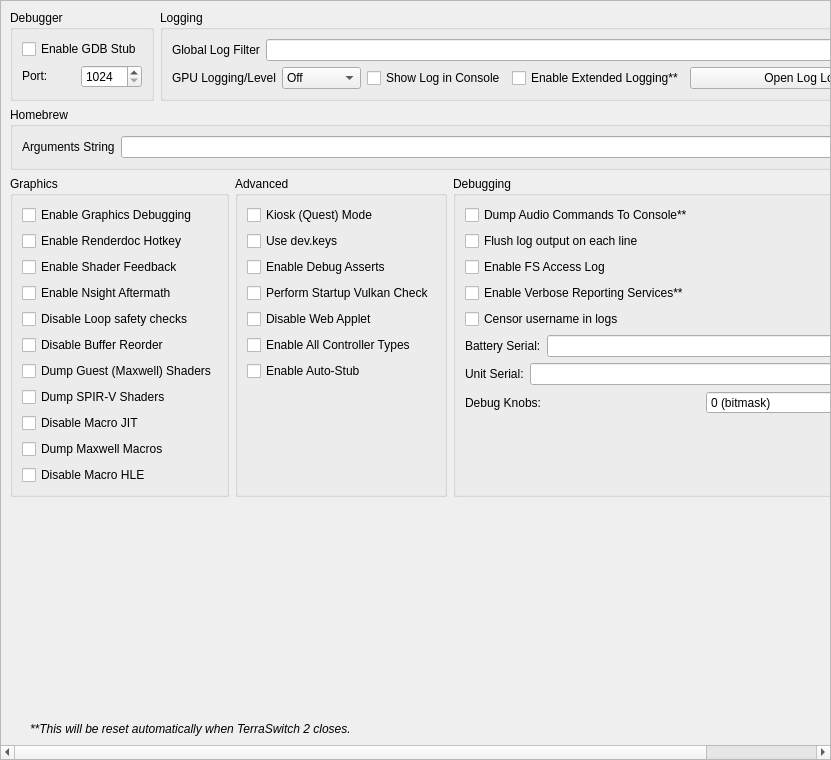
<?xml version="1.0" encoding="UTF-8"?>
<ui version="4.0">
 <class>ConfigureDebug</class>
 <widget class="QScrollArea" name="ConfigureDebug">
  <property name="geometry">
   <rect>
    <x>0</x>
    <y>0</y>
    <width>831</width>
    <height>760</height>
   </rect>
  </property>
  <property name="widgetResizable">
   <bool>true</bool>
  </property>
  <widget class="QWidget" name="widget">
   <property name="geometry">
    <rect>
     <x>0</x>
     <y>0</y>
     <width>829</width>
     <height>758</height>
    </rect>
   </property>
   <layout class="QVBoxLayout" name="verticalLayout_1">
    <item>
     <layout class="QHBoxLayout" name="horizontalLayout">
      <property name="topMargin">
       <number>0</number>
      </property>
      <item>
       <widget class="QGroupBox" name="groupBox">
        <property name="sizePolicy">
         <sizepolicy hsizetype="Preferred" vsizetype="Preferred">
          <horstretch>0</horstretch>
          <verstretch>0</verstretch>
         </sizepolicy>
        </property>
        <property name="title">
         <string>Debugger</string>
        </property>
        <property name="alignment">
         <set>Qt::AlignmentFlag::AlignLeading|Qt::AlignmentFlag::AlignLeft|Qt::AlignmentFlag::AlignTop</set>
        </property>
        <property name="flat">
         <bool>false</bool>
        </property>
        <property name="checkable">
         <bool>false</bool>
        </property>
        <layout class="QVBoxLayout" name="verticalLayout_3">
         <item>
          <widget class="QWidget" name="debug_widget" native="true">
           <property name="sizePolicy">
            <sizepolicy hsizetype="Preferred" vsizetype="Maximum">
             <horstretch>0</horstretch>
             <verstretch>0</verstretch>
            </sizepolicy>
           </property>
           <layout class="QVBoxLayout" name="verticalLayout">
            <property name="sizeConstraint">
             <enum>QLayout::SizeConstraint::SetDefaultConstraint</enum>
            </property>
            <property name="leftMargin">
             <number>0</number>
            </property>
            <property name="topMargin">
             <number>0</number>
            </property>
            <property name="rightMargin">
             <number>0</number>
            </property>
            <property name="bottomMargin">
             <number>0</number>
            </property>
            <item>
             <widget class="QCheckBox" name="toggle_gdbstub">
              <property name="sizePolicy">
               <sizepolicy hsizetype="Maximum" vsizetype="Maximum">
                <horstretch>0</horstretch>
                <verstretch>0</verstretch>
               </sizepolicy>
              </property>
              <property name="text">
               <string>Enable GDB Stub</string>
              </property>
             </widget>
            </item>
            <item>
             <widget class="QWidget" name="horizontalWidget_3" native="true">
              <property name="sizePolicy">
               <sizepolicy hsizetype="Preferred" vsizetype="Maximum">
                <horstretch>0</horstretch>
                <verstretch>0</verstretch>
               </sizepolicy>
              </property>
              <layout class="QHBoxLayout" name="horizontalLayout_3">
               <property name="leftMargin">
                <number>0</number>
               </property>
               <property name="topMargin">
                <number>0</number>
               </property>
               <property name="rightMargin">
                <number>0</number>
               </property>
               <property name="bottomMargin">
                <number>0</number>
               </property>
               <item>
                <widget class="QLabel" name="label_11">
                 <property name="sizePolicy">
                  <sizepolicy hsizetype="Minimum" vsizetype="Maximum">
                   <horstretch>0</horstretch>
                   <verstretch>0</verstretch>
                  </sizepolicy>
                 </property>
                 <property name="text">
                  <string>Port:</string>
                 </property>
                </widget>
               </item>
               <item>
                <widget class="QSpinBox" name="gdbport_spinbox">
                 <property name="sizePolicy">
                  <sizepolicy hsizetype="Preferred" vsizetype="Maximum">
                   <horstretch>0</horstretch>
                   <verstretch>0</verstretch>
                  </sizepolicy>
                 </property>
                 <property name="minimum">
                  <number>1024</number>
                 </property>
                 <property name="maximum">
                  <number>65535</number>
                 </property>
                </widget>
               </item>
              </layout>
             </widget>
            </item>
           </layout>
          </widget>
         </item>
        </layout>
       </widget>
      </item>
      <item>
       <widget class="QGroupBox" name="groupBox_2">
        <property name="sizePolicy">
         <sizepolicy hsizetype="Expanding" vsizetype="Preferred">
          <horstretch>0</horstretch>
          <verstretch>0</verstretch>
         </sizepolicy>
        </property>
        <property name="title">
         <string>Logging</string>
        </property>
        <layout class="QGridLayout" name="gridLayout_1">
         <item row="0" column="0" colspan="4">
          <widget class="QWidget" name="logging_widget" native="true">
           <property name="sizePolicy">
            <sizepolicy hsizetype="Preferred" vsizetype="Maximum">
             <horstretch>0</horstretch>
             <verstretch>0</verstretch>
            </sizepolicy>
           </property>
           <layout class="QHBoxLayout" name="horizontalLayout_1">
            <property name="leftMargin">
             <number>0</number>
            </property>
            <property name="topMargin">
             <number>0</number>
            </property>
            <property name="rightMargin">
             <number>0</number>
            </property>
            <property name="bottomMargin">
             <number>0</number>
            </property>
            <item>
             <widget class="QLabel" name="label_1">
              <property name="sizePolicy">
               <sizepolicy hsizetype="Preferred" vsizetype="Preferred">
                <horstretch>0</horstretch>
                <verstretch>0</verstretch>
               </sizepolicy>
              </property>
              <property name="text">
               <string>Global Log Filter</string>
              </property>
             </widget>
            </item>
            <item>
             <widget class="QLineEdit" name="log_filter_edit"/>
            </item>
           </layout>
          </widget>
         </item>
         <item row="1" column="0">
          <widget class="QWidget" name="gpu_log_level_widget" native="true">
           <property name="sizePolicy">
            <sizepolicy hsizetype="Preferred" vsizetype="Maximum">
             <horstretch>0</horstretch>
             <verstretch>0</verstretch>
            </sizepolicy>
           </property>
           <layout class="QHBoxLayout" name="gpu_log_level_layout">
            <property name="leftMargin">
             <number>0</number>
            </property>
            <property name="topMargin">
             <number>0</number>
            </property>
            <property name="rightMargin">
             <number>0</number>
            </property>
            <property name="bottomMargin">
             <number>0</number>
            </property>
            <item>
             <widget class="QLabel" name="gpu_log_level_label">
              <property name="text">
               <string>GPU Logging/Level</string>
              </property>
             </widget>
            </item>
            <item>
             <widget class="QComboBox" name="gpu_log_level">
              <property name="toolTip">
               <string>Detail level for GPU logs. Off disables logging entirely.</string>
              </property>
              <item>
               <property name="text">
                <string>Off</string>
               </property>
              </item>
              <item>
               <property name="text">
                <string>Errors</string>
               </property>
              </item>
              <item>
               <property name="text">
                <string>Standard</string>
               </property>
              </item>
              <item>
               <property name="text">
                <string>Verbose</string>
               </property>
              </item>
              <item>
               <property name="text">
                <string>All</string>
               </property>
              </item>
             </widget>
            </item>
           </layout>
          </widget>
         </item>
         <item row="1" column="1">
          <widget class="QCheckBox" name="toggle_console">
           <property name="text">
            <string>Show Log in Console</string>
           </property>
          </widget>
         </item>
         <item row="1" column="2">
          <widget class="QCheckBox" name="extended_logging">
           <property name="enabled">
            <bool>true</bool>
           </property>
           <property name="toolTip">
            <string>When checked, the max size of the log increases from 100 MB to 1 GB</string>
           </property>
           <property name="text">
            <string>Enable Extended Logging**</string>
           </property>
          </widget>
         </item>
         <item row="1" column="3">
          <widget class="QPushButton" name="open_log_button">
           <property name="sizePolicy">
            <sizepolicy hsizetype="Expanding" vsizetype="Maximum">
             <horstretch>1</horstretch>
             <verstretch>0</verstretch>
            </sizepolicy>
           </property>
           <property name="minimumSize">
            <size>
             <width>250</width>
             <height>0</height>
            </size>
           </property>
           <property name="text">
            <string>Open Log Location</string>
           </property>
          </widget>
         </item>
        </layout>
       </widget>
      </item>
     </layout>
    </item>
    <item>
     <widget class="QGroupBox" name="groupBox_3">
      <property name="title">
       <string>Homebrew</string>
      </property>
      <layout class="QVBoxLayout" name="verticalLayout_5">
       <item>
        <layout class="QHBoxLayout" name="horizontalLayout_4">
         <item>
          <widget class="QLabel" name="label_3">
           <property name="text">
            <string>Arguments String</string>
           </property>
          </widget>
         </item>
         <item>
          <widget class="QLineEdit" name="homebrew_args_edit"/>
         </item>
        </layout>
       </item>
      </layout>
     </widget>
    </item>
    <item>
     <layout class="QHBoxLayout" name="horizontalLayout_2">
      <item>
       <widget class="QGroupBox" name="groupBox_4">
        <property name="title">
         <string>Graphics</string>
        </property>
        <layout class="QGridLayout" name="gridLayout_2">
         <item row="4" column="0">
          <widget class="QCheckBox" name="disable_loop_safety_checks">
           <property name="toolTip">
            <string>When checked, it executes shaders without loop logic changes</string>
           </property>
           <property name="text">
            <string>Disable Loop safety checks</string>
           </property>
          </widget>
         </item>
         <item row="9" column="0">
          <widget class="QCheckBox" name="dump_macros">
           <property name="enabled">
            <bool>true</bool>
           </property>
           <property name="toolTip">
            <string>When checked, it will dump all the macro programs of the GPU</string>
           </property>
           <property name="text">
            <string>Dump Maxwell Macros</string>
           </property>
          </widget>
         </item>
         <item row="3" column="0">
          <widget class="QCheckBox" name="enable_nsight_aftermath">
           <property name="toolTip">
            <string>When checked, it enables Nsight Aftermath crash dumps</string>
           </property>
           <property name="text">
            <string>Enable Nsight Aftermath</string>
           </property>
          </widget>
         </item>
         <item row="6" column="0">
          <widget class="QCheckBox" name="dump_guest_shaders">
           <property name="enabled">
            <bool>true</bool>
           </property>
           <property name="toolTip">
            <string>When checked, it will dump original Maxwell guest shader bytecode (the input to the recompiler) as .ash files under DumpDir/shaders/. Useful for inspection with nvdisasm.</string>
           </property>
           <property name="text">
            <string>Dump Guest (Maxwell) Shaders</string>
           </property>
          </widget>
         </item>
         <item row="1" column="0">
          <widget class="QCheckBox" name="enable_renderdoc_hotkey">
           <property name="text">
            <string>Enable Renderdoc Hotkey</string>
           </property>
          </widget>
         </item>
         <item row="8" column="0">
          <widget class="QCheckBox" name="disable_macro_jit">
           <property name="enabled">
            <bool>true</bool>
           </property>
           <property name="toolTip">
            <string>When checked, it disables the macro Just In Time compiler. Enabling this makes games run slower</string>
           </property>
           <property name="text">
            <string>Disable Macro JIT</string>
           </property>
          </widget>
         </item>
         <item row="10" column="0">
          <widget class="QCheckBox" name="disable_macro_hle">
           <property name="enabled">
            <bool>true</bool>
           </property>
           <property name="toolTip">
            <string>When checked, it disables the macro HLE functions. Enabling this makes games run slower</string>
           </property>
           <property name="text">
            <string>Disable Macro HLE</string>
           </property>
          </widget>
         </item>
         <item row="0" column="0">
          <widget class="QCheckBox" name="enable_graphics_debugging">
           <property name="enabled">
            <bool>true</bool>
           </property>
           <property name="toolTip">
            <string>When checked, the graphics API enters a slower debugging mode</string>
           </property>
           <property name="text">
            <string>Enable Graphics Debugging</string>
           </property>
          </widget>
         </item>
         <item row="11" column="0">
          <spacer name="verticalSpacer_5">
           <property name="orientation">
            <enum>Qt::Orientation::Vertical</enum>
           </property>
           <property name="sizeType">
            <enum>QSizePolicy::Policy::Preferred</enum>
           </property>
           <property name="sizeHint" stdset="0">
            <size>
             <width>20</width>
             <height>0</height>
            </size>
           </property>
          </spacer>
         </item>
         <item row="2" column="0">
          <widget class="QCheckBox" name="enable_shader_feedback">
           <property name="toolTip">
            <string>When checked, yuzu will log statistics about the compiled pipeline cache</string>
           </property>
           <property name="text">
            <string>Enable Shader Feedback</string>
           </property>
          </widget>
         </item>
         <item row="5" column="0">
          <widget class="QCheckBox" name="disable_buffer_reorder">
           <property name="toolTip">
            <string>&lt;html&gt;&lt;head/&gt;&lt;body&gt;&lt;p&gt;When checked, disables reordering of mapped memory uploads which allows to associate uploads with specific draws. May reduce performance in some cases.&lt;/p&gt;&lt;/body&gt;&lt;/html&gt;</string>
           </property>
           <property name="text">
            <string>Disable Buffer Reorder</string>
           </property>
          </widget>
         </item>
         <item row="7" column="0">
          <widget class="QCheckBox" name="gpu_log_shader_dumps">
           <property name="toolTip">
            <string>When checked, it will dump the recompiler's output SPIR-V binaries (.spv) under LogDir/shaders/. Inspect via SPIRV-Tools (spirv-dis / spirv-cross / spirv-val) or RenderDoc.</string>
           </property>
           <property name="text">
            <string>Dump SPIR-V Shaders</string>
           </property>
          </widget>
         </item>
        </layout>
       </widget>
      </item>
      <item>
       <widget class="QGroupBox" name="groupBox_6">
        <property name="title">
         <string>Advanced</string>
        </property>
        <layout class="QGridLayout" name="gridLayout_4">
         <item row="3" column="0">
          <widget class="QCheckBox" name="perform_vulkan_check">
           <property name="toolTip">
            <string>Enables yuzu to check for a working Vulkan environment when the program starts up. Disable this if this is causing issues with external programs seeing yuzu.</string>
           </property>
           <property name="text">
            <string>Perform Startup Vulkan Check</string>
           </property>
          </widget>
         </item>
         <item row="4" column="0">
          <widget class="QCheckBox" name="disable_web_applet">
           <property name="text">
            <string>Disable Web Applet</string>
           </property>
          </widget>
         </item>
         <item row="5" column="0">
          <widget class="QCheckBox" name="enable_all_controllers">
           <property name="text">
            <string>Enable All Controller Types</string>
           </property>
          </widget>
         </item>
         <item row="6" column="0">
          <widget class="QCheckBox" name="use_auto_stub">
           <property name="text">
            <string>Enable Auto-Stub</string>
           </property>
          </widget>
         </item>
         <item row="0" column="0">
          <widget class="QCheckBox" name="quest_flag">
           <property name="text">
            <string>Kiosk (Quest) Mode</string>
           </property>
          </widget>
         </item>
         <item row="1" column="0">
          <widget class="QCheckBox" name="use_dev_keys">
           <property name="text">
            <string>Use dev.keys</string>
           </property>
          </widget>
         </item>
         <item row="2" column="0">
          <widget class="QCheckBox" name="use_debug_asserts">
           <property name="text">
            <string>Enable Debug Asserts</string>
           </property>
          </widget>
         </item>
         <item row="7" column="0">
          <spacer name="verticalSpacer_4">
           <property name="orientation">
            <enum>Qt::Orientation::Vertical</enum>
           </property>
           <property name="sizeType">
            <enum>QSizePolicy::Policy::Expanding</enum>
           </property>
           <property name="sizeHint" stdset="0">
            <size>
             <width>20</width>
             <height>0</height>
            </size>
           </property>
          </spacer>
         </item>
        </layout>
       </widget>
      </item>
      <item>
       <widget class="QGroupBox" name="groupBox_5">
        <property name="title">
         <string>Debugging</string>
        </property>
        <layout class="QGridLayout" name="gridLayout_3">
         <item row="6" column="0">
          <widget class="QWidget" name="serial_battery_widget" native="true">
           <property name="sizePolicy">
            <sizepolicy hsizetype="Preferred" vsizetype="Maximum">
             <horstretch>0</horstretch>
             <verstretch>0</verstretch>
            </sizepolicy>
           </property>
           <layout class="QHBoxLayout" name="horizontalLayout_11">
            <property name="leftMargin">
             <number>0</number>
            </property>
            <property name="topMargin">
             <number>0</number>
            </property>
            <property name="rightMargin">
             <number>0</number>
            </property>
            <property name="bottomMargin">
             <number>0</number>
            </property>
            <item>
             <widget class="QLabel" name="label_12">
              <property name="sizePolicy">
               <sizepolicy hsizetype="Preferred" vsizetype="Preferred">
                <horstretch>0</horstretch>
                <verstretch>0</verstretch>
               </sizepolicy>
              </property>
              <property name="text">
               <string>Battery Serial:</string>
              </property>
             </widget>
            </item>
            <item>
             <widget class="QLineEdit" name="serial_battery_edit"/>
            </item>
           </layout>
          </widget>
         </item>
         <item row="8" column="0">
          <widget class="QWidget" name="debug_knobs_widget" native="true">
           <property name="sizePolicy">
            <sizepolicy hsizetype="Preferred" vsizetype="Maximum">
             <horstretch>0</horstretch>
             <verstretch>0</verstretch>
            </sizepolicy>
           </property>
           <layout class="QHBoxLayout" name="horizontalLayout_debug_knobs">
            <property name="leftMargin">
             <number>0</number>
            </property>
            <property name="topMargin">
             <number>0</number>
            </property>
            <property name="rightMargin">
             <number>0</number>
            </property>
            <property name="bottomMargin">
             <number>0</number>
            </property>
            <item>
             <widget class="QLabel" name="label_debug_knobs">
              <property name="sizePolicy">
               <sizepolicy hsizetype="Preferred" vsizetype="Preferred">
                <horstretch>0</horstretch>
                <verstretch>0</verstretch>
               </sizepolicy>
              </property>
              <property name="text">
               <string>Debug Knobs:</string>
              </property>
             </widget>
            </item>
            <item>
             <widget class="QSpinBox" name="debug_knobs_spinbox">
              <property name="minimum">
               <number>0</number>
              </property>
              <property name="maximum">
               <number>65535</number>
              </property>
              <property name="toolTip">
               <string>Bitmask for quick development toggles</string>
              </property>
              <property name="statusTip">
               <string>Set debug knobs (bitmask)</string>
              </property>
              <property name="whatsThis">
               <string>16-bit debug knob set for quick development toggles</string>
              </property>
              <property name="suffix">
               <string> (bitmask)</string>
              </property>
             </widget>
            </item>
           </layout>
          </widget>
         </item>
         <item row="7" column="0">
          <widget class="QWidget" name="serial_board_widget" native="true">
           <property name="sizePolicy">
            <sizepolicy hsizetype="Preferred" vsizetype="Maximum">
             <horstretch>0</horstretch>
             <verstretch>0</verstretch>
            </sizepolicy>
           </property>
           <layout class="QHBoxLayout" name="horizontalLayout_12">
            <property name="leftMargin">
             <number>0</number>
            </property>
            <property name="topMargin">
             <number>0</number>
            </property>
            <property name="rightMargin">
             <number>0</number>
            </property>
            <property name="bottomMargin">
             <number>0</number>
            </property>
            <item>
             <widget class="QLabel" name="label_13">
              <property name="sizePolicy">
               <sizepolicy hsizetype="Preferred" vsizetype="Preferred">
                <horstretch>0</horstretch>
                <verstretch>0</verstretch>
               </sizepolicy>
              </property>
              <property name="text">
               <string>Unit Serial:</string>
              </property>
             </widget>
            </item>
            <item>
             <widget class="QLineEdit" name="serial_board_edit"/>
            </item>
           </layout>
          </widget>
         </item>
         <item row="20" column="0">
          <spacer name="verticalSpacer_3">
           <property name="orientation">
            <enum>Qt::Orientation::Vertical</enum>
           </property>
           <property name="sizeType">
            <enum>QSizePolicy::Policy::Expanding</enum>
           </property>
           <property name="sizeHint" stdset="0">
            <size>
             <width>20</width>
             <height>0</height>
            </size>
           </property>
          </spacer>
         </item>
         <item row="1" column="0">
          <widget class="QCheckBox" name="dump_audio_commands">
           <property name="toolTip">
            <string>Enable this to output the latest generated audio command list to the console. Only affects games using the audio renderer.</string>
           </property>
           <property name="text">
            <string>Dump Audio Commands To Console**</string>
           </property>
          </widget>
         </item>
         <item row="2" column="0">
          <widget class="QCheckBox" name="flush_line">
           <property name="text">
            <string>Flush log output on each line</string>
           </property>
          </widget>
         </item>
         <item row="3" column="0">
          <widget class="QCheckBox" name="fs_access_log">
           <property name="text">
            <string>Enable FS Access Log</string>
           </property>
          </widget>
         </item>
         <item row="4" column="0">
          <widget class="QCheckBox" name="reporting_services">
           <property name="text">
            <string>Enable Verbose Reporting Services**</string>
           </property>
          </widget>
         </item>
         <item row="5" column="0">
          <widget class="QCheckBox" name="censor_username">
           <property name="text">
            <string>Censor username in logs</string>
           </property>
          </widget>
         </item>
        </layout>
       </widget>
      </item>
     </layout>
    </item>
    <item>
     <spacer name="verticalSpacer">
      <property name="orientation">
       <enum>Qt::Orientation::Vertical</enum>
      </property>
      <property name="sizeHint" stdset="0">
       <size>
        <width>20</width>
        <height>0</height>
       </size>
      </property>
     </spacer>
    </item>
    <item>
     <widget class="QLabel" name="label_5">
      <property name="sizePolicy">
       <sizepolicy hsizetype="Expanding" vsizetype="Preferred">
        <horstretch>0</horstretch>
        <verstretch>0</verstretch>
       </sizepolicy>
      </property>
      <property name="font">
       <font>
        <italic>true</italic>
       </font>
      </property>
      <property name="text">
    <string>**This will be reset automatically when TerraSwitch 2 closes.</string>
      </property>
      <property name="indent">
       <number>20</number>
      </property>
     </widget>
    </item>
   </layout>
  </widget>
 </widget>
 <tabstops>
  <tabstop>log_filter_edit</tabstop>
  <tabstop>toggle_console</tabstop>
  <tabstop>extended_logging</tabstop>
  <tabstop>open_log_button</tabstop>
  <tabstop>homebrew_args_edit</tabstop>
  <tabstop>enable_graphics_debugging</tabstop>
  <tabstop>enable_shader_feedback</tabstop>
  <tabstop>enable_nsight_aftermath</tabstop>
  <tabstop>fs_access_log</tabstop>
  <tabstop>reporting_services</tabstop>
  <tabstop>quest_flag</tabstop>
  <tabstop>use_debug_asserts</tabstop>
 </tabstops>
 <resources/>
 <connections/>
</ui>
